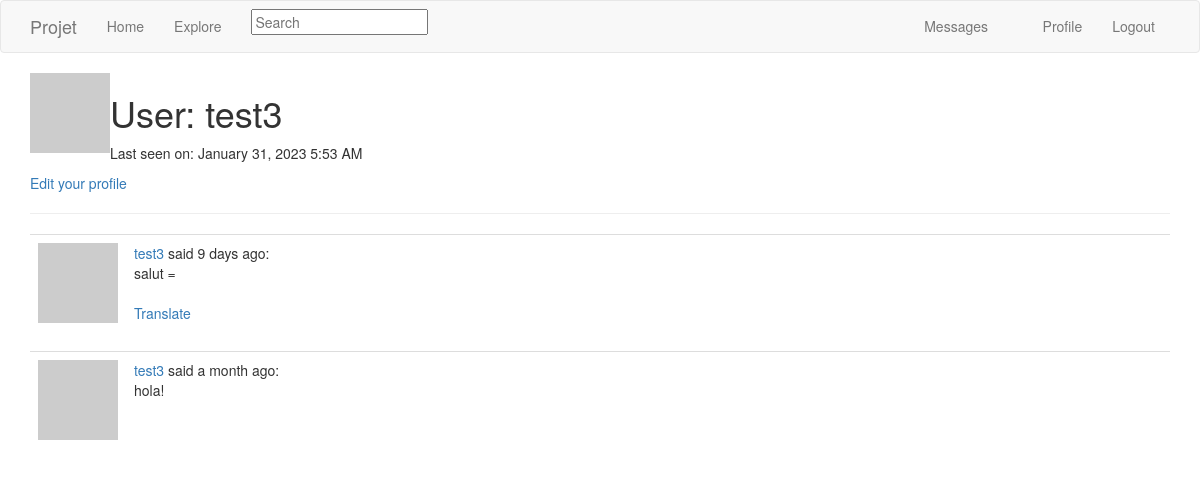
Page /user/test3 (signed in) on the earlier database version.
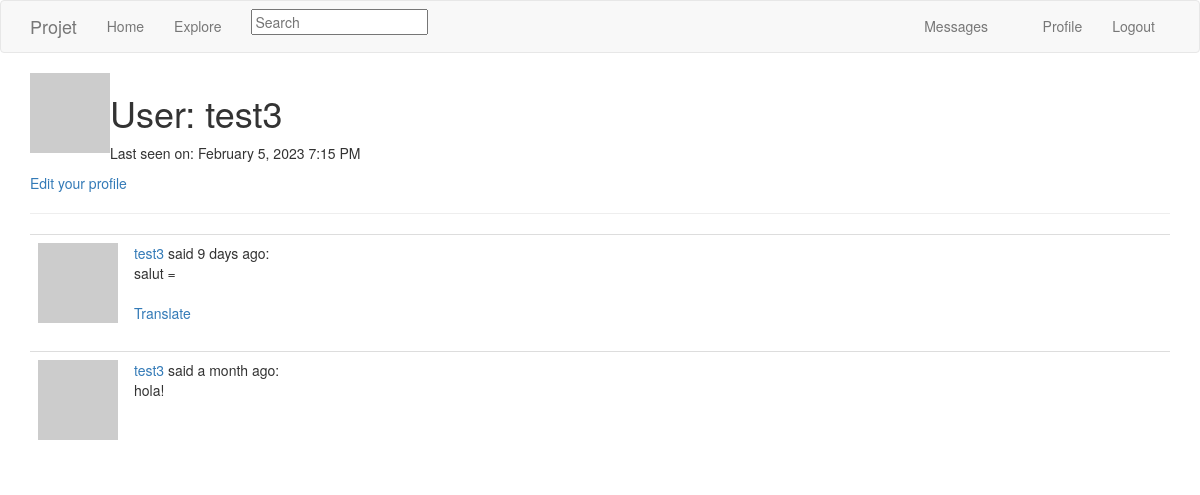
Same page on the later database version.
### app/models.py (models this page shows, shortened)
class User(UserMixin, db.Model):
    id = db.Column(db.Integer, primary_key=True)
    username = db.Column(db.String(64), index=True, unique=True)
    email = db.Column(db.String(120), index=True, unique=True)
    password_hash = db.Column(db.String(128))
    posts = db.relationship('Post', backref='author', lazy='dynamic')
    about_me = db.Column(db.String(140))
    last_seen = db.Column(db.DateTime, default=datetime.utcnow)
    followed = db.relationship(
                    'User',
                    secondary = followers,
                    primaryjoin = (followers.c.follower_id == id),
                    secondaryjoin = (followers.c.followed_id == id),
                    backref = db.backref('followers', lazy = 'dynamic'),
                    lazy = 'dynamic'
               )
    messages_sent = db.relationship('Message',
                                    foreign_keys='Message.sender_id',
                                    backref='author',
                                    lazy='dynamic')
    messages_received = db.relationship('Message',
                                        foreign_keys='Message.recipient_id',
                                        backref='recipient',
                                        lazy='dynamic')
    last_message_read_time = db.Column(db.DateTime)
    notifications = db.relationship('Notification', backref='user',
                                    lazy='dynamic')
    tasks = db.relationship('Task', backref='user', lazy='dynamic')
    def avatar(self, size):
        digest = md5(self.email.lower().encode('utf-8')).hexdigest()
        return 'https://www.gravatar.com/avatar/{}?d=identicon&s={}'\
               .format(digest, size)
    def new_messages(self):
        last_read_time = self.last_message_read_time or datetime(1900, 1, 1)
        return Message.query.filter_by(recipient=self).filter(
            Message.timestamp > last_read_time).count()

class SearchableMixin(object):
    @classmethod
    def before_commit(cls, session):
        print(session.new)
        print(session.dirty)
        print(session.deleted)
        session._changes = {
            'add': list(session.new),       # pending object
            'update': list(session.dirty),  # changes detect
            'delete': list(session.deleted) # mark as delete
        }
    @classmethod
    def after_commit(cls, session):
        for obj in session._changes['add']:
            if isinstance(obj, SearchableMixin):
                add_to_index(obj.__tablename__, obj)
        for obj in session._changes['update']:
            if isinstance(obj, SearchableMixin):
                add_to_index(obj.__tablename__, obj)
        for obj in session._changes['delete']:
            if isinstance(obj, SearchableMixin):
                remove_from_index(obj.__tablename__, obj)
        session._changes = None

class Post(SearchableMixin, db.Model):
    __searchable__ = ['body']
    id = db.Column(db.Integer, primary_key=True)
    body = db.Column(db.String(140))
    timestamp = db.Column(db.DateTime, index=True, default=datetime.utcnow)
    user_id = db.Column(db.Integer, db.ForeignKey('user.id'))
    language = db.Column(db.String(5))

### app/main/routes.py (the view)
@bp.route('/user/<username>')
@login_required
def user(username):
    user = User.query.filter_by(username=username).first_or_404()
    page = request.args.get('page', 1, type=int)
    posts = user.posts.order_by(Post.timestamp.desc()).paginate(
        page=page, per_page=current_app.config['POSTS_PER_PAGE'],
        error_out=False)
    next_url = url_for('main.user', username=user.username,
                       page=posts.next_num) \
               if posts.has_next else None
    prev_url = url_for('main.user', username=user.username,
                       page=posts.prev_num) \
               if posts.has_prev else None
    form = EmptyForm()
    return render_template('user.html', user=user, posts=posts.items,
                           form=form, next_url=next_url, prev_url=prev_url)

### app/main/forms.py
class SearchForm(FlaskForm):
    q = StringField(_l('Search'), validators=[DataRequired()])
    def __init__(self, *args, **kwargs):
        if 'formdata' not in kwargs:
            kwargs['formdata'] = request.args
        if 'meta' not in kwargs:
            kwargs['meta'] = {'csrf': False}
        super(SearchForm, self).__init__(*args, **kwargs)

class EmptyForm(FlaskForm):
    submit = SubmitField(_l('Submit'))

### app/main/routes.py (called while the page is built)
@bp.before_app_request
def before_request():
    if current_user.is_authenticated:
        current_user.last_seen = datetime.utcnow()
        db.session.commit()
        g.search_form = SearchForm()
    g.locale = str(get_locale())

### app/models.py (called while the page is built)
@login.user_loader
def load_user(id):
    return User.query.get(int(id))

### app/templates/user.html (shortened to what this page needs)
{% extends "base.html" %}
{% block app_content %}
    <table>
        <tr valign="top">
            <td><img src="{{ user.avatar(128) }}"></td>
            <td>
                <h1>User: {{ user.username }}</h1>
                {% if user.last_seen %}<p>Last seen on: {{ moment(user.last_seen).format('LLL') }}</p>{% endif %}
            </td>
        </tr>
    </table>
    {% if user == current_user %}
    <p><a href="{{ url_for('main.edit_profile') }}">Edit your profile</a></p>
    {% endif %}
    <hr>
    {% for post in posts %}
        {% include '_post.html' %}
    {% endfor %}
{% endblock %}

### app/templates/base.html (shortened to what this page needs)
{% extends 'bootstrap/base.html' %}
{% block styles %}
    {{ super() }}
    <link rel="stylesheet" type="text/css" href="{{ url_for('static', filename='css/style.css') }}">
{% endblock %}
{% block navbar %}
    <nav class="navbar navbar-default">
        <div class="container">
            <div class="navbar-header">
                <a class="navbar-brand" href="{{ url_for('main.index') }}">Projet</a>
            </div>
            <div class="collapse navbar-collapse" id="bs-example-navbar-collapse-1">
                <ul class="nav navbar-nav">
                    <li><a href="{{ url_for('main.index') }}">{{ _('Home') }}</a></li>
                    <li><a href="{{ url_for('main.explore') }}">{{ _('Explore') }}</a></li>
                </ul>
                <ul class="nav navbar-nav navbar-right">
                    {% if current_user.is_anonymous %}
                    <li><a href="{{ url_for('auth.login') }}">{{ _('Login') }}</a></li>
                    {% else %}
                    <li>
                        <a href="{{ url_for('main.messages') }}">{{ _('Messages') }}
                            {% set new_messages = current_user.new_messages() %}
                        </a>
                    </li>
                    <li><a href="{{ url_for('main.user', username=current_user.username) }}">{{ _('Profile') }}</a></li>
                    <li><a href="{{ url_for('auth.logout') }}">{{ _('Logout') }}</a></li>
                    {% endif %}
                </ul>
                {% if g.search_form %}
                <form class="navbar-form navbar-left" method="get" action="{{ url_for('main.search') }}">
                    <div class="form-group">
                        {{ g.search_form.q(size=20, class='form=control',
                           placeholder=g.search_form.q.label.text) }}
                    </div>
                </form>
                {% endif %}
            </div>
        </div>
    </nav>
{% endblock %}
{% block content %}
    <div class="container">
        {% block app_content %}{% endblock %}
    </div>
{% endblock %}

### app/templates/_post.html (shortened to what this page needs)
    <table class="table table-hover">
        <tr>
            <td width="50px">
                <a href="{{ url_for('main.user', username=post.author.username) }}">
                    <img src="{{ post.author.avatar(70) }}" />
                </a>
            </td>
            <td>
                {{ _('%(username)s said %(when)s', username=user_link,
                   when=moment(post.timestamp).fromNow()) }}:
                <br>
                <span id="post{{ post.id }}">{{ post.body }}</span>
                {% if post.language and post.language != g.locale %}
                <br><br>
                <span id="translation{{ post.id }}">
                    <a href="javascript:translate(
                        '#post{{ post.id }}',
                        '#translation{{ post.id }}',
                        '{{ post.language }}',
                        '{{ g.locale }}');">{{ _('Translate') }}</a>
                </span>
                {% endif %}
            </td>
        </tr>
    </table>

Differences in the rows shown:
changed User "test3": last_seen "January 31, 2023 5:53 AM" → "February 5, 2023 7:15 PM"
